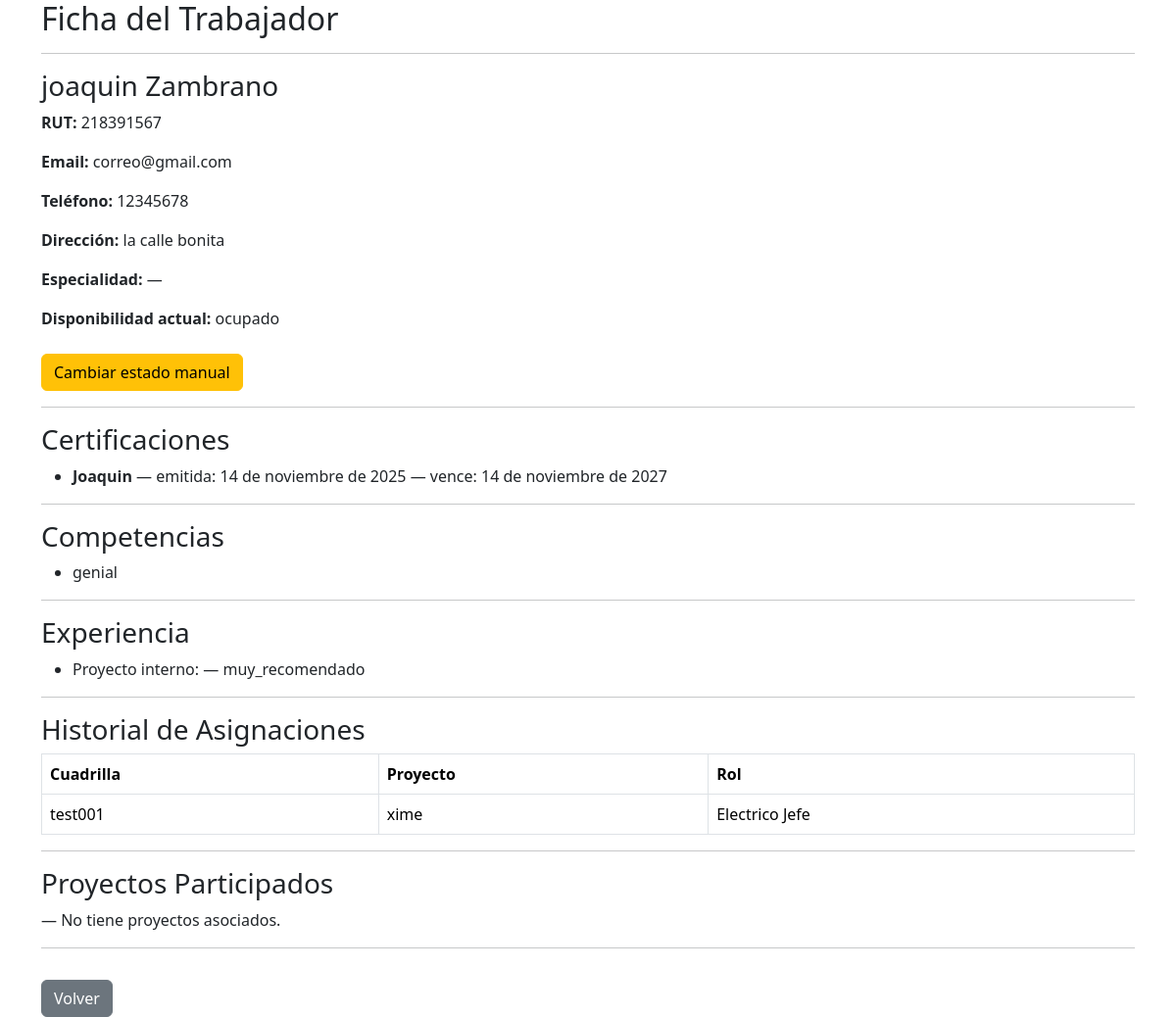
The page /personal/trabajador/1/detalle/ on the database as committed earlier.
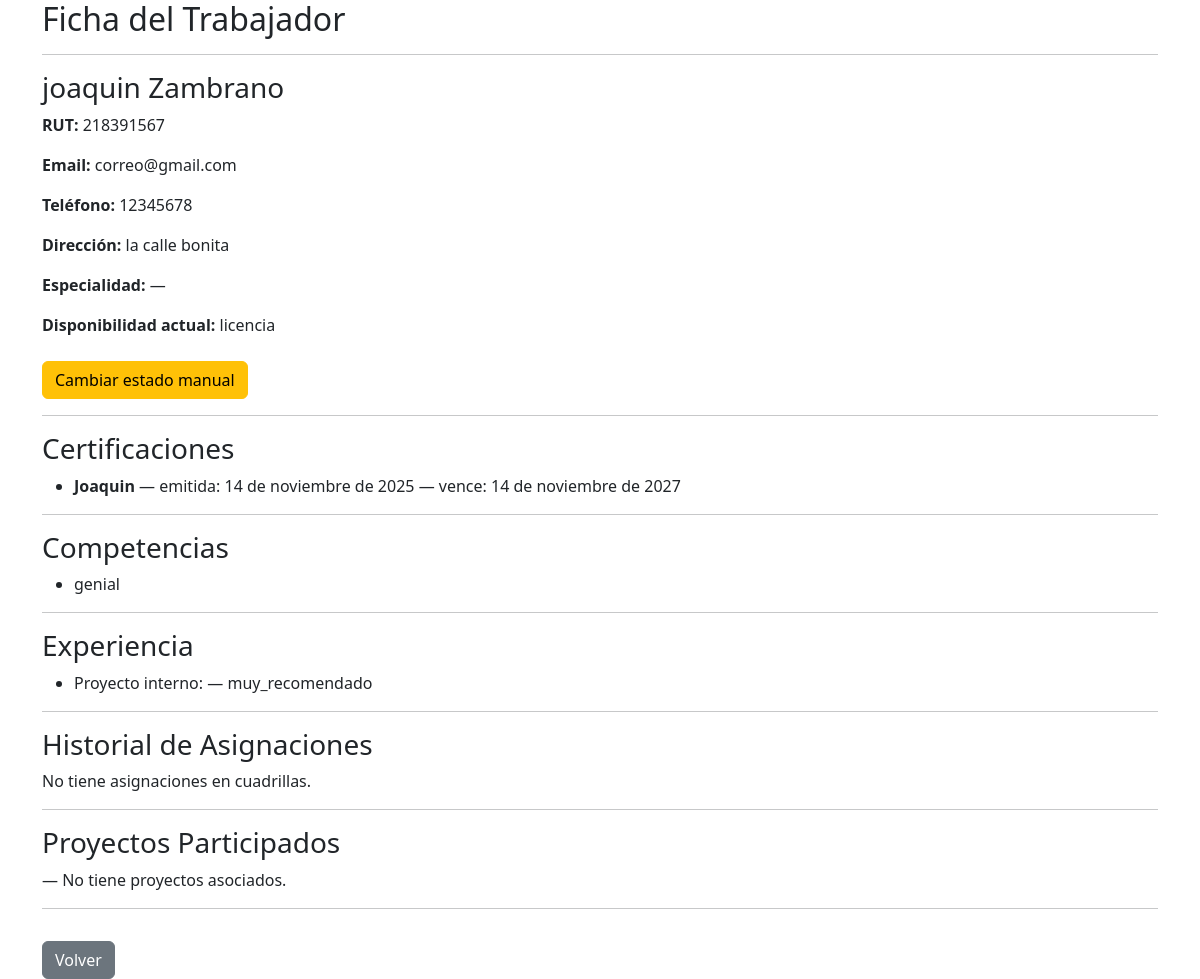
The same page on the database as committed later.
### personal/models.py (models this page shows, shortened)
class CertificacionTrabajador(models.Model):
    trabajador = models.ForeignKey(Trabajador, on_delete=models.CASCADE, related_name='certificaciones_trabajador')
    nombre = models.CharField(max_length=150)
    entidad = models.CharField(max_length=150, blank=True, null=True)
    archivo = models.FileField(upload_to='certificaciones/', blank=True, null=True)
    fecha_emision = models.DateField()
    fecha_expiracion = models.DateField(null=True, blank=True)

class CompetenciaTrabajador(models.Model):
    NIVEL_CHOICES = [
        ('basico', 'Básico'),
        ('intermedio', 'Intermedio'),
        ('avanzado', 'Avanzado'),
        ('experto', 'Experto'),
    ]
    trabajador = models.ForeignKey(Trabajador, on_delete=models.CASCADE, related_name='competencias')
    nombre = models.CharField(max_length=100)
    nivel = models.CharField(max_length=20, choices=NIVEL_CHOICES, default='basico')
    fecha_adquisicion = models.DateField(null=True, blank=True)
    class Meta:
        unique_together = ('trabajador', 'nombre')

class ExperienciaTrabajador(models.Model):
    trabajador = models.ForeignKey(Trabajador, on_delete=models.CASCADE, related_name='experiencias_trabajador')
    proyecto = models.CharField(max_length=150, blank=True, null=True)
    empresa_externa = models.CharField(max_length=150, blank=True, null=True)
    rol = models.CharField(max_length=100, blank=True, null=True)
    fecha_inicio = models.DateField(null=True, blank=True)
    fecha_termino = models.DateField(null=True, blank=True)
    calificacion = models.CharField(max_length=20, choices=[('no_recomendado','No recomendado'),('recomendado','Recomendado'),('muy_recomendado','Muy recomendado')], blank=True, null=True)

class Asignacion(models.Model):
    trabajador = models.ForeignKey(User, on_delete=models.CASCADE)
    cuadrilla = models.ForeignKey(Cuadrilla, on_delete=models.CASCADE, related_name='asignaciones')
    rol = models.ForeignKey(Rol, on_delete=models.SET_NULL, null=True, blank=True)

class Cuadrilla(models.Model):
    nombre = models.CharField(max_length=100)
    proyecto = models.ForeignKey(Proyecto, on_delete=models.CASCADE, related_name='cuadrillas', null=True, blank=True)
    lider = models.ForeignKey(User, on_delete=models.SET_NULL, null=True, blank=True, related_name='cuadrillas_lideradas')

class Rol(models.Model):
    nombre = models.CharField(max_length=50)

class Trabajador(models.Model):
    TIPO_CHOICES = [
        ('trabajador', 'Trabajador'),
        ('lider', 'Líder'),
        ('jefe', 'Jefe'),
    ]
    ESTADO_CHOICES = [
        ('disponible', 'Disponible'),
        ('asignado', 'Asignado'),
        ('vacaciones', 'Vacaciones'),
        ('licencia', 'Licencia'),
        ('inactivo', 'Inactivo'),
    ]
    rut = models.CharField(max_length=20, unique=True, validators=[rut_valido])
    nombre = models.CharField(max_length=100)
    apellido = models.CharField(max_length=100)
    email = models.EmailField()
    telefono = models.CharField(max_length=30, blank=True, null=True)
    direccion = models.CharField(max_length=255, blank=True, null=True)
    fecha_nacimiento = models.DateField(null=True, blank=True)
    tipo_trabajador = models.CharField(max_length=20, choices=TIPO_CHOICES, default='trabajador')
    especialidad = models.CharField(max_length=100, blank=True, null=True)
    estado = models.CharField(max_length=20, choices=ESTADO_CHOICES, default='disponible')
    fecha_ingreso = models.DateField(null=True, blank=True)
    anos_experiencia = models.PositiveIntegerField(default=0)
    user = models.OneToOneField(User, on_delete=models.SET_NULL, null=True, blank=True, related_name='trabajador_profile')
    activo = models.BooleanField(default=True)
    password_inicial = models.BooleanField(default=False)
    manual_override = models.BooleanField(default=False)
    created_at = models.DateTimeField(auto_now_add=True)
    updated_at = models.DateTimeField(auto_now=True)
    class Meta:
        verbose_name = 'Trabajador'
        verbose_name_plural = 'Trabajadores'

### proyectos/models.py (models this page shows, shortened)
class Proyecto(models.Model):
    nombre = models.CharField(max_length=100)
    descripcion = models.TextField(blank=True)
    TIPO_CHOICES = [
        ('construccion', 'Construcción'),
        ('mantenimiento', 'Mantenimiento'),
        ('instalacion', 'Instalación'),
        ('otro', 'Otro'),
    ]
    tipo = models.CharField(max_length=30, choices=TIPO_CHOICES, default='otro')
    COMPLEJIDAD_CHOICES = [
        ('baja', 'Baja'),
        ('media', 'Media'),
        ('alta', 'Alta'),
    ]
    complejidad = models.CharField(max_length=10, choices=COMPLEJIDAD_CHOICES, default='media')
    fecha_inicio = models.DateField()
    fecha_termino = models.DateField(null=True, blank=True)
    jefe = models.ForeignKey(User, on_delete=models.CASCADE, related_name='proyectos')
    activo = models.BooleanField(default=True)

### personal/views.py (the view)
def detalle_trabajador(request, trabajador_id):
    trabajador = get_object_or_404(Trabajador, id=trabajador_id)
    perfil = TrabajadorPerfil.objects.filter(user=trabajador.user).first()
    competencias = CompetenciaTrabajador.objects.filter(trabajador=trabajador)
    certificaciones = CertificacionTrabajador.objects.filter(trabajador=trabajador)
    experiencias = ExperienciaTrabajador.objects.filter(trabajador=trabajador)
    asignaciones = Asignacion.objects.filter(trabajador=trabajador.user)
    if getattr(trabajador, 'manual_override', False):
        disponibilidad = trabajador.estado
    elif perfil:
        disponibilidad = perfil.estado_efectivo
    else:
        disponibilidad = '—'
    return render(request, "detalle_trabajador.html", {
        "trabajador": trabajador,
        "perfil": perfil,
        "competencias": competencias,
        "certificaciones": certificaciones,
        "experiencias": experiencias,
        "asignaciones": asignaciones,
        "disponibilidad": disponibilidad,
    })

### core/context_processors.py (called while the page is built)
def notificaciones_no_leidas(request):
    if request.user.is_authenticated:
        return {
            "notifs_no_leidas": request.user.notificaciones.filter(leida=False).count()
        }
    return {"notifs_no_leidas": 0}

### personal/models.py (called while the page is built)
    @property
    def estado_efectivo(self):
        asignado = Asignacion.objects.filter(trabajador=self.user).exists()
        if asignado:
            return 'ocupado'
        return self.estado_manual

### personal/templates/detalle_trabajador.html (shortened to what this page needs)
{% extends 'base.html' %}
{% load custom_tags %}
{% block content %}
<h2>Ficha del Trabajador</h2>
<hr>
<h3>{{ trabajador.nombre }} {{ trabajador.apellido }}</h3>
<p><strong>RUT:</strong> {{ trabajador.rut }}</p>
<p><strong>Email:</strong> {{ trabajador.email }}</p>
<p><strong>Teléfono:</strong> {{ trabajador.telefono }}</p>
<p><strong>Dirección:</strong> {{ trabajador.direccion|default:"—" }}</p>
<p><strong>Especialidad:</strong> {{ perfil.especialidad|default:"—" }}</p>
<p><strong>Disponibilidad actual:</strong> {{ disponibilidad }}</p>
<a href="{% url 'personal:editar_estado_trabajador' trabajador.id %}" class="btn btn-warning mt-2">
    Cambiar estado manual
</a>
<hr>
<h3>Certificaciones</h3>
{% if certificaciones %}
<ul>
    {% for c in certificaciones %}
        <li>
            <strong>{{ c.nombre }}</strong>
            — emitida: {{ c.fecha_emision }}
            {% if c.fecha_expiracion %} — vence: {{ c.fecha_expiracion }}{% endif %}
        </li>
    {% endfor %}
</ul>
{% else %}
<p>— No tiene certificaciones registradas.</p>
{% endif %}
<hr>
<h3>Competencias</h3>
{% if competencias %}
<ul>
    {% for comp in competencias %}
        <li>
            {{ comp.nombre }}
        </li>
    {% endfor %}
</ul>
{% else %}
<p>— No tiene competencias registradas.</p>
{% endif %}
<hr>
<h3>Experiencia</h3>
{% if experiencias %}
<ul>
    {% for exp in experiencias %}
        <li>
            {% if exp.proyecto %}
                Proyecto interno: {{ exp.proyecto.nombre }} — {{ exp.calificacion }}
            {% else %}
                Externo: {{ exp.proyecto_externo }} ({{ exp.empresa_externa }}) — {{ exp.calificacion }}
            {% endif %}
        </li>
    {% endfor %}
</ul>
{% else %}
<p>— Sin experiencia registrada.</p>
{% endif %}
<hr>
<h3>Historial de Asignaciones</h3>
{% if asignaciones %}
<table class="table table-bordered">
    <tr>
        <th>Cuadrilla</th>
        <th>Proyecto</th>
        <th>Rol</th>
    </tr>
    {% for a in asignaciones %}
    <tr>
        <td>{{ a.cuadrilla.nombre }}</td>
        <td>
            {% if a.cuadrilla.proyecto %}
                {{ a.cuadrilla.proyecto.nombre }}
            {% else %}
                —
            {% endif %}
        </td>
        <td>
            {% if a.rol %}
                {{ a.rol.nombre }}
            {% else %}
                Sin rol
            {% endif %}
        </td>
    </tr>
    {% endfor %}
</table>
{% else %}
<p>No tiene asignaciones en cuadrillas.</p>
{% endif %}
<hr>
<h3>Proyectos Participados</h3>
{% if proyectos %}
<ul>
    {% for p in proyectos %}
        <li>{{ p.nombre }}</li>
    {% endfor %}
</ul>
{% else %}
<p>— No tiene proyectos asociados.</p>
{% endif %}
<hr>
<a href="{% url 'proyectos:panel' %}" class="btn btn-secondary mt-3">Volver</a>
{% endblock %}

Rows that differ between the two databases and show on the page:
removed Asignacion: cuadrilla.nombre "test001", cuadrilla.proyecto.nombre "xime", rol.nombre "Electrico Jefe"
changed Trabajador "joaquin": estado (not shown) → "licencia"
Other text that changed with them:
{{ disponibilidad }}: "ocupado" → (not shown)
text no longer shown: "Cuadrilla Proyecto Rol"
text now shown: "No tiene asignaciones en cuadrillas."
